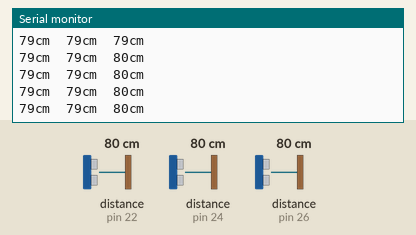
This sketch was run on a simulated Arduino Mega 2560, built with avr-gcc and run on an emulated ATmega2560. Parts: the last lines printed to the serial monitor. Wiring (inferred from the names in the program): 3 × ultrasonic range finder: trigger pin 30, echo pin 22 / trigger pin 32, echo pin 24 / trigger pin 34, echo pin 26. The inputs (shaded band) are chosen by the test bench; at power-on: distance to the obstacle (sensors on pin 22, pin 24, pin 26) 80 cm. The echo pulse lasts 58.3 µs per cm.

Above: at 1.2 s.
1.3 s: distance to the obstacle (sensor on pin 22) set to 2 cm
At 1.49 s:
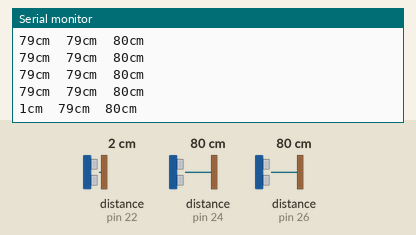
2.8 s: distance to the obstacle (sensor on pin 24) set to 2 cm
At 2.88 s:
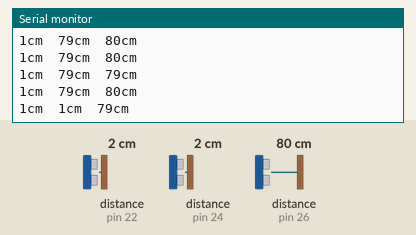
4.3 s: distance to the obstacle (sensor on pin 26) set to 2 cm
At 4.36 s:
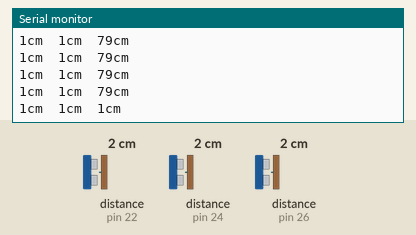
5.8 s: distance to the obstacle (sensor on pin 22) set to 4 cm
At 5.85 s:
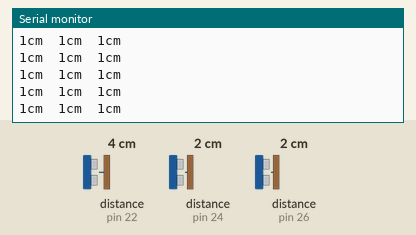
7.3 s: distance to the obstacle (sensor on pin 24) set to 4 cm
At 7.33 s:
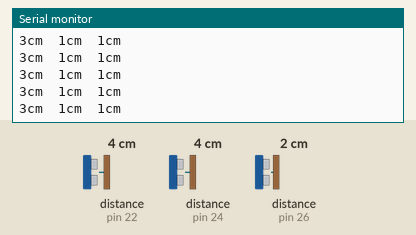
8.8 s: distance to the obstacle (sensor on pin 26) set to 4 cm
At 8.82 s:
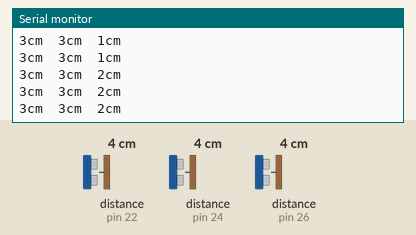
Timing chart, 0 to 11.3 s (numbered marks = the images above; inputs shaded):
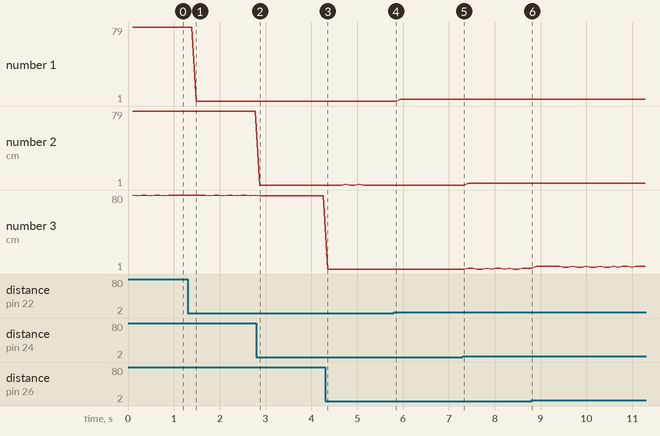

The sketch:

ultra_1.ino
```cpp
#define DIST_S 200*58.2 // 200cm로 제한
#define PING_INTERVAL 33 // Milliseconds // 3개의 경우 100ms

int trig[3]={30,32,34};
int echo[3]={22,24,26};
uint8_t currentSensor = 0;
unsigned long pingTimer[3];
long dist_r[3];
int count;
void setup() {
  Serial.begin (38400);
  for (int i=0; i<=2; i++){
    pinMode(trig[i],OUTPUT);
    pinMode(echo[i],INPUT);
  }
  for (uint8_t i = 1; i < 3; i++)
    pingTimer[i] = pingTimer[i - 1] + PING_INTERVAL;
}

void loop() {
  for(int i=0; i<=2; i++){
    if (millis() >= pingTimer[i]) {
      pingTimer[i] += PING_INTERVAL * 3;
        if (i == 0 && currentSensor == 2)
           oneSensorCycle();
        currentSensor = i;
        dist_r[i] = trig_ultra(trig[i],echo[i]);
    }
  }
// 원하는 코드 추가
}

long trig_ultra(int TRIG,int ECHO)
{
  long dist;
  digitalWrite(TRIG, LOW);
  delayMicroseconds(2);
  digitalWrite(TRIG, HIGH);
  delayMicroseconds(10);
  digitalWrite(TRIG, LOW);
  dist = pulseIn(ECHO, HIGH,DIST_S)/58.2;
  return(dist);
}
void oneSensorCycle() {
  for (uint8_t i = 0; i < 3; i++) {
      Serial.print(dist_r[i]);
      Serial.print("cm");
      Serial.write(9); //tab
  }
  Serial.println();
}
```

Measured:
- after the input at 1.3 s, the serial monitor: prints a new line after 0.19 s (image 1)
- after the input at 2.8 s, the serial monitor: prints a new line after 0.07 s (image 2)
- after the input at 4.3 s, the serial monitor: prints a new line after 0.06 s (image 3)
- plotted number 1: 79 → 1 after the input at 1.3 s, 1 → 3 after the input at 5.8 s
- plotted number 3: 2 → 4 after the input at 8.8 s
